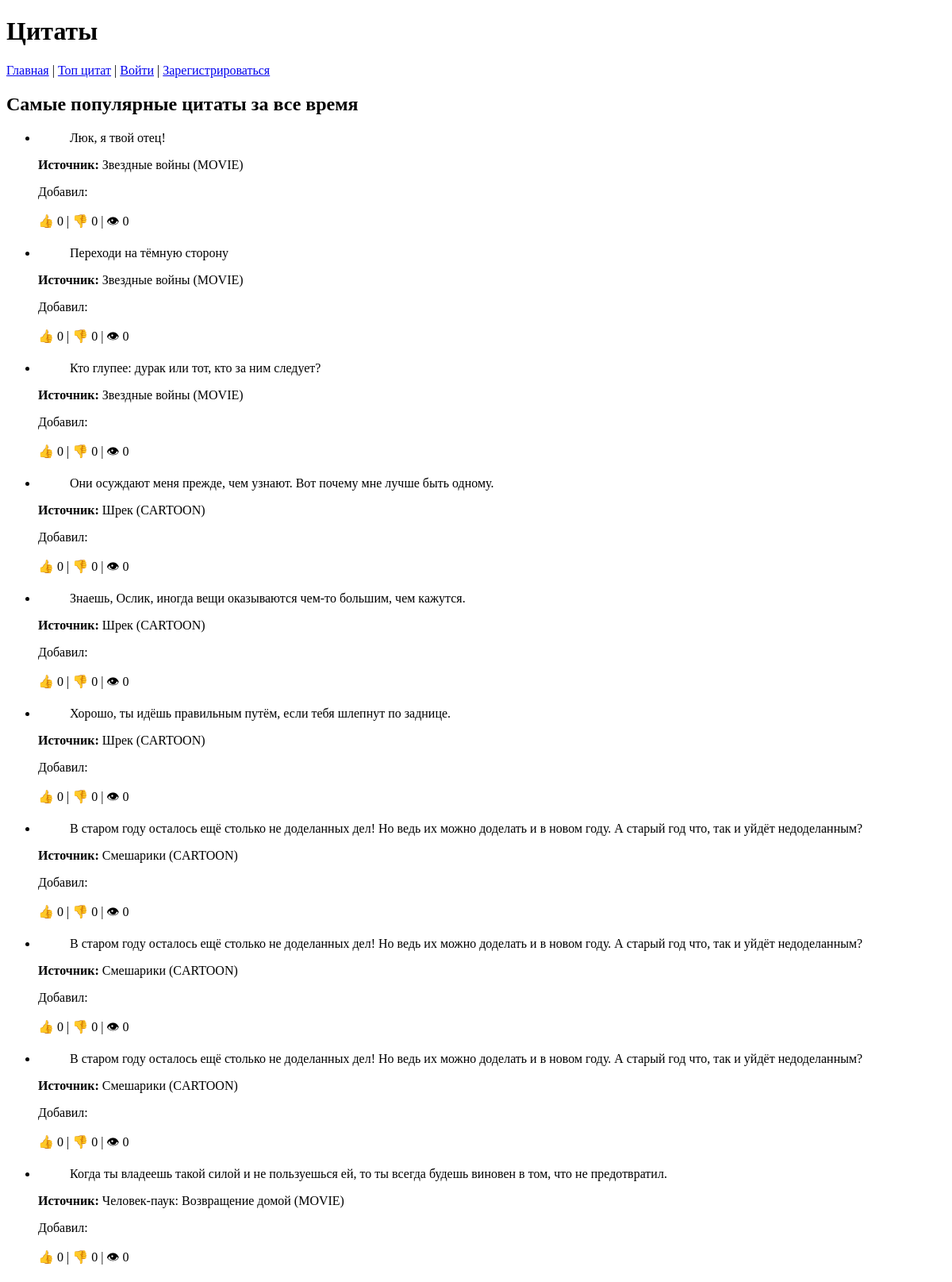
The page /top/ on the database as committed earlier.
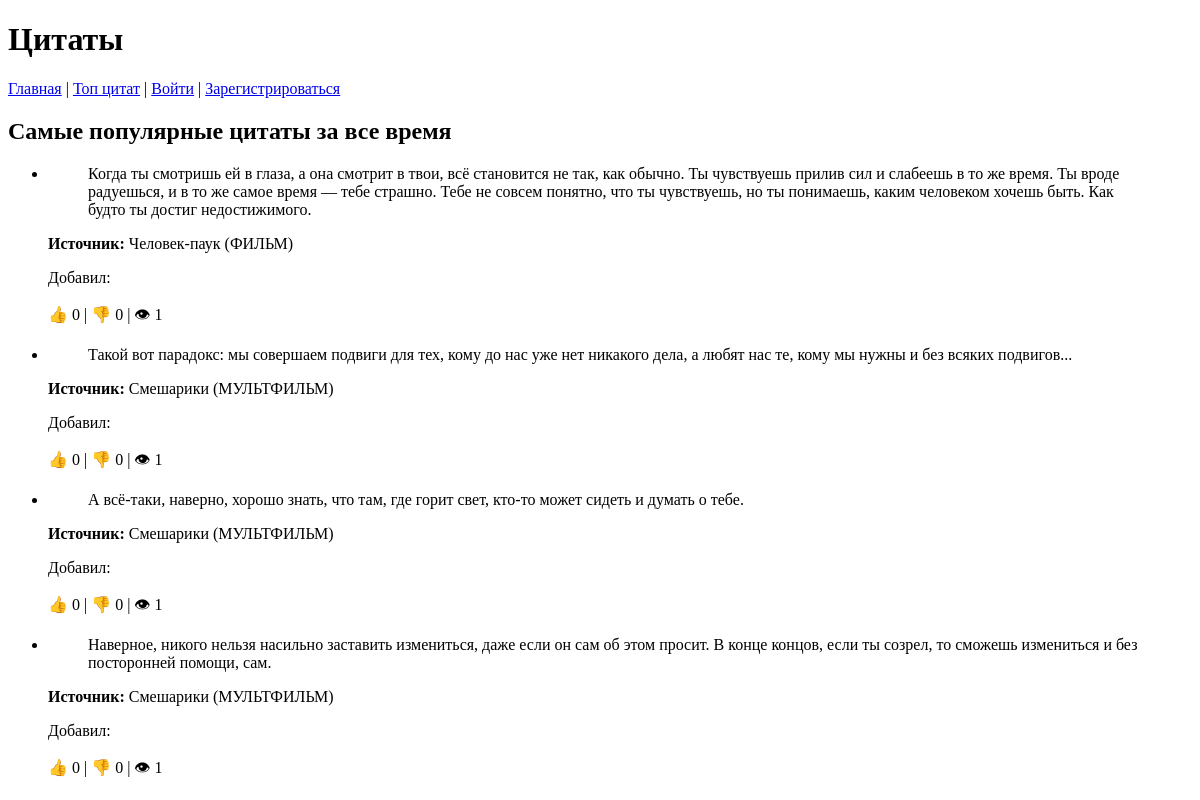
The same page on the database as committed later.
### main/models.py (models this page shows)
class Quote(models.Model):
    source = models.ForeignKey(Source, on_delete=models.CASCADE)
    quote = models.TextField()
    likes = models.PositiveIntegerField(default=0)
    dislikes = models.PositiveIntegerField(default=0)
    views = models.PositiveIntegerField(default=0)
    prob_rate = models.PositiveIntegerField(default=-1)
    author = models.ForeignKey(User, on_delete=models.CASCADE)

class Source(models.Model):
    SOURCE_TYPES = (
        ('КНИГА', 'Книга'),
        ('МУЗЫКА', 'Музыка'),
        ('ФИЛЬМ', 'Фильм'),
        ('СЕРИАЛ', 'Сериал'),
        ('МУЛЬТФИЛЬМ', 'Мультфильм'),
        ('ДРУГОЕ', 'Другое'),
    )
    name = models.CharField(max_length=200)
    type = models.CharField(max_length=20, choices=SOURCE_TYPES, default='OTHER')
    class Meta:
        unique_together = ('name', 'type')

### main/views.py (the view)
# urls.py: path('top/', views.top_quotes),
def top_quotes(request):
    quotes = Quote.objects.order_by("-likes")[:10]
    return render(request, "quotes/topQuote.html", {"quotes": quotes})

### templates/quotes/topQuote.html
{% extends 'index.html' %}
{% block content %}
    <h2>Самые популярные цитаты за все время</h2>
    <ul>
    {% for quote in quotes %}
        <li>
            <blockquote>{{ quote.quote }}</blockquote>
            <p><strong>Источник:</strong> {{ quote.source.name }} ({{ quote.source.type }})</p>
            <p>Добавил: {{ quote.author.username }}</p>
            <p>👍 {{ quote.likes }} | 👎 {{ quote.dislikes }} | 👁 {{ quote.views }}</p>
        </li>
    {% empty %}
        <li>Нет цитат</li>
    {% endfor %}
</ul>
{% endblock %}

### templates/index.html (shortened to what this page needs)
<!DOCTYPE html>
{% load static %}
<html lang="ru">
<head>
    <link rel="stylesheet" href="{% static 'css/style.css' %}">
</head>
<body>
<header>
        <h1>Цитаты</h1>
        <nav>
            <a href="/">Главная</a> |
            <a href="/top">Топ цитат</a> |
            {% if user.is_authenticated %}
                <a href="/add">Добавить цитату</a> |
                <a href="{% url 'profile' %}">Личный кабинет</a>
                <a href="{% url 'logout' %}" id="logout-link">Выйти</a>
            {% else %}
            <a href="/login">Войти</a> |
            <a href="/signup">Зарегистрироваться</a>
            {% endif %}
        </nav>
    </header>
<div>
    {% block content %}
    {% endblock %}
</div>
</body>
</html>

Rows that differ between the two databases and show on the page:
removed Quote: quote "Знаешь, Ослик, иногда вещи оказываются чем-то большим, чем кажутся.", source.name "Шрек", source.type "CARTOON", likes "0", dislikes "0", views "0"
removed Quote: quote "Хорошо, ты идёшь правильным путём, если тебя шлепнут по заднице.", source.name "Шрек", source.type "CARTOON", likes "0", dislikes "0", views "0"
removed Quote: quote "В старом году осталось ещё столько не доделанных дел! Но ведь их можно доделать и в новом году. А старый год что, так и уйдёт недоделанным?", source.name "Смешарики", source.type "CARTOON", likes "0", dislikes "0", views "0"
removed Quote: quote "В старом году осталось ещё столько не доделанных дел! Но ведь их можно доделать и в новом году. А старый год что, так и уйдёт недоделанным?", source.name "Смешарики", source.type "CARTOON", likes "0", dislikes "0", views "0"
removed Quote: quote "В старом году осталось ещё столько не доделанных дел! Но ведь их можно доделать и в новом году. А старый год что, так и уйдёт недоделанным?", source.name "Смешарики", source.type "CARTOON", likes "0", dislikes "0", views "0"
removed Quote: quote "Когда ты владеешь такой силой и не пользуешься ей, то ты всегда будешь виновен в том, что не предотвратил.", source.name "Человек-паук: Возвращение домой", source.type "MOVIE", likes "0", dislikes "0", views "0"
changed Quote: quote "Люк, я твой отец!" → "Когда ты смотришь ей в глаза, а она смотрит в твои, всё становится не так, как обычно. Ты чувствуешь прилив сил и слабеешь в то же время. Ты вроде радуешься, и в то же самое время — тебе страшно. Тебе не совсем понятно, что ты чувствуешь, но ты понимаешь, каким человеком хочешь быть. Как будто ты достиг недостижимого."; source.name "Звездные войны" → "Человек-паук"; source.type "MOVIE" → "ФИЛЬМ"; views "0" → "1"
changed Quote: quote "Переходи на тёмную сторону" → "Такой вот парадокс: мы совершаем подвиги для тех, кому до нас уже нет никакого дела, а любят нас те, кому мы нужны и без всяких подвигов..."; source.name "Звездные войны" → "Смешарики"; source.type "MOVIE" → "МУЛЬТФИЛЬМ"; views "0" → "1"
changed Quote: quote "Кто глупее: дурак или тот, кто за ним следует?" → "А всё-таки, наверно, хорошо знать, что там, где горит свет, кто-то может сидеть и думать о тебе."; source.name "Звездные войны" → "Смешарики"; source.type "MOVIE" → "МУЛЬТФИЛЬМ"; views "0" → "1"
changed Quote: quote "Они осуждают меня прежде, чем узнают. Вот почему мне лучше быть одному." → "Наверное, никого нельзя насильно заставить измениться, даже если он сам об этом просит. В конце концов, если ты созрел, то сможешь измениться и без посторонней помощи, сам."; source.name "Шрек" → "Смешарики"; source.type "CARTOON" → "МУЛЬТФИЛЬМ"; views "0" → "1"
